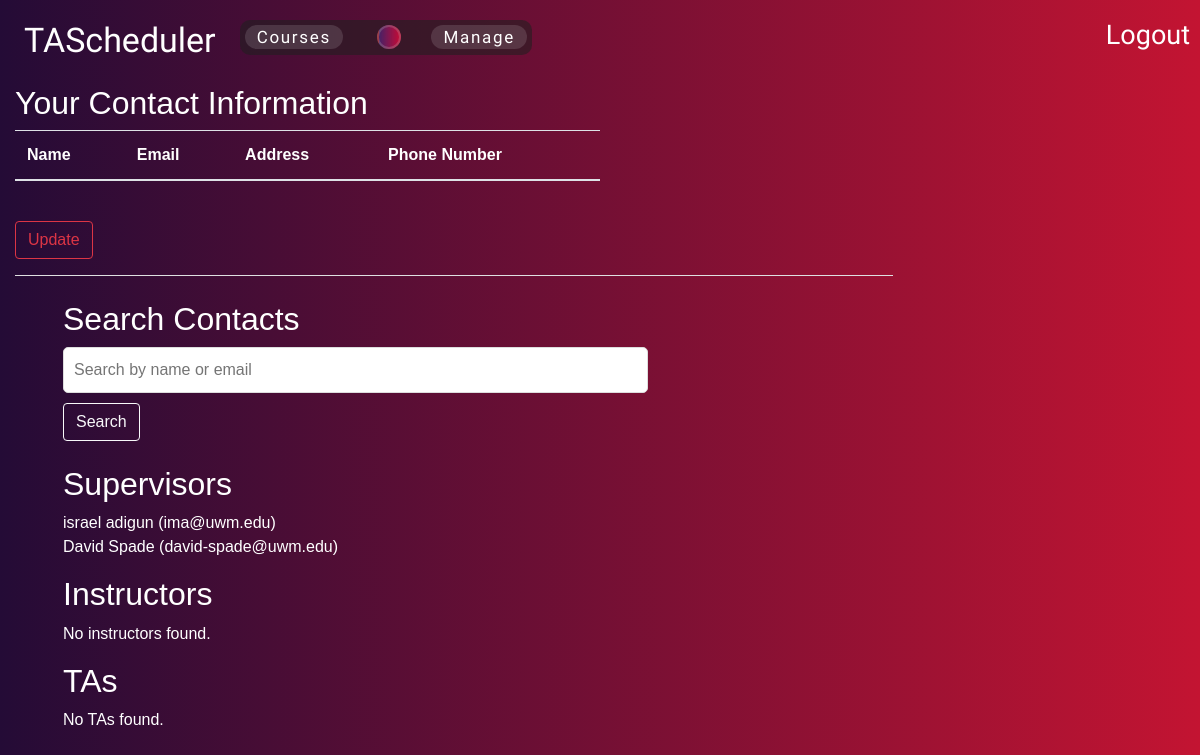
The page /contact-info/ on the database as committed earlier.
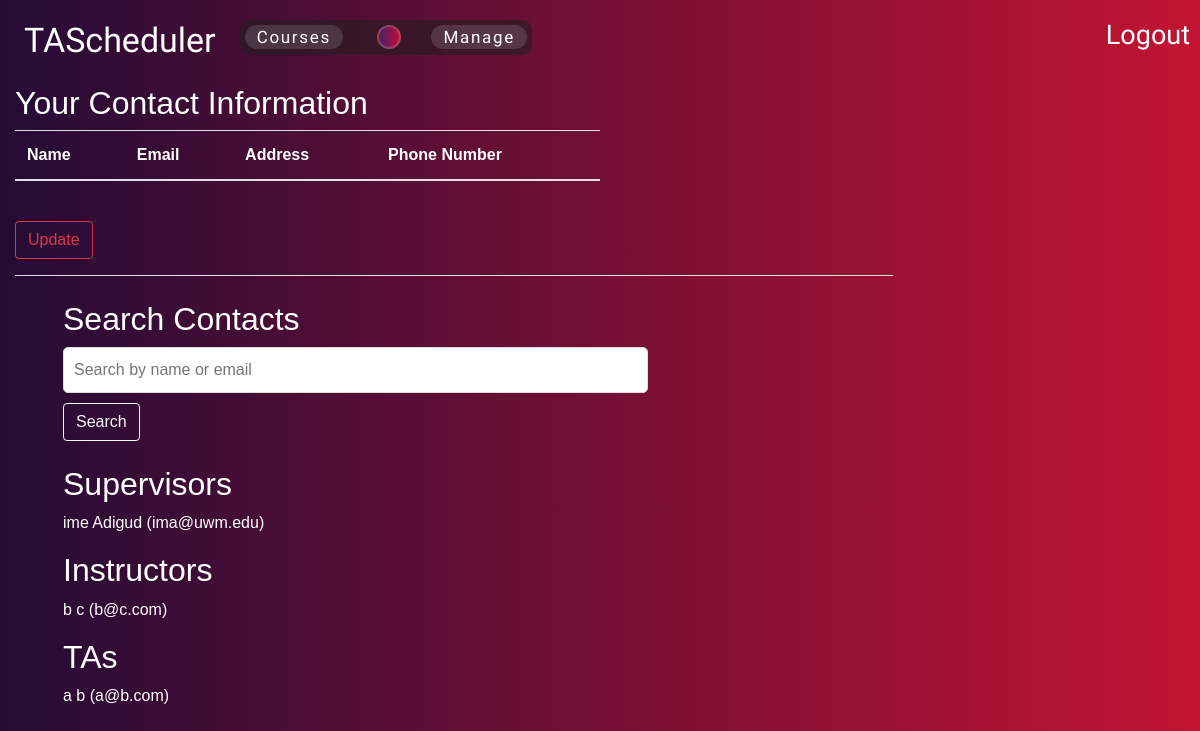
The same page on the database as committed later.
### TAScheduler/models.py (models this page shows, shortened)
class Supervisor(models.Model):
    user = models.OneToOneField(User, to_field="email", on_delete=models.CASCADE)
    admin_dept = models.CharField(max_length=100)
    class Meta:
        verbose_name = "Supervisor"
        verbose_name_plural = "Supervisors"
        permissions = [
            ("create_courses", "Can create courses"),
            ("create_accounts", "Can create user accounts"),
            ("delete_accounts", "Can delete user accounts"),
            ("edit_accounts", "Can edit user accounts"),
            ("assign_instructors", "Can assign instructors to courses"),
            ("assign_tas", "Can assign TAs to courses and labs"),
            ("access_all_data", "Can access all system data"),
            ("send_notifications", "Can send notifications to users"),
        ]

class User(AbstractUser):
    email = models.EmailField(unique=True)
    fname = models.CharField(max_length=50, verbose_name="First Name")
    lname = models.CharField(max_length=50, verbose_name="Last Name")
    address = models.CharField(max_length=50)
    phone_number = models.CharField(max_length=15, blank=True, null=True, verbose_name="Phone Number")
    username = None
    USERNAME_FIELD = 'email'
    REQUIRED_FIELDS = ['fname', 'lname']
    objects = UserManager()  # Use the custom manager

class Instructor(models.Model):
    user = models.ForeignKey(User, to_field='email',on_delete=models.CASCADE)
    instructor_dept = models.CharField(max_length=100)
    class Meta:
        verbose_name = "Instructor"
        verbose_name_plural = "Instructors"
        permissions = [
            ("edit_contact_info", "Can edit own contact information"),
            ("view_course_assignments", "Can view course assignments"),
            ("view_ta_assignments", "Can view TA assignments"),
            ("assign_tas_to_labs", "Can assign TAs to specific lab sections"),
            ("send_notifications", "Can send notifications to TAs"),
            ("view_public_contact_info", "Can read public contact information of all users"),
        ]

class TA(models.Model):
    user = models.ForeignKey(User, to_field='email',on_delete=models.CASCADE)
    ta_dept = models.CharField(max_length=100)
    class Meta:
        verbose_name = "TA"
        verbose_name_plural = "TAs"
        permissions = [
            ("edit_contact_info", "Can edit own contact information"),
            ("view_ta_assignments", "Can view TA assignments"),
            ("view_public_contact_info", "Can read public contact information of all users"),
        ]

### TAScheduler/views.py (the view, shortened to what this page needs)
# urls.py: path("contact-info/", ContactInfoView.as_view(), name="contact-info"),
class ContactInfoView(View):
    def get(self, request):
        current_user = request.user
        search_query = request.GET.get('search', '').strip()
        def search_users(model):
            if ' ' in search_query:
                first_name, last_name = search_query.split(' ', 1)
                return model.objects.filter(
                    Q(user__fname__icontains=first_name) &
                    Q(user__lname__icontains=last_name)
                )
            else:
                return model.objects.filter(
                    Q(user__fname__icontains=search_query) |
                    Q(user__lname__icontains=search_query) |
                    Q(user__email__icontains=search_query)
                )
        supervisors = search_users(Supervisor)
        instructors = search_users(Instructor)
        tas = search_users(TA)
        return render(request, 'contact_info_page.html', {
            'current_user': current_user,
            'supervisors': supervisors,
            'instructors': instructors,
            'tas': tas,
            'role':'Supervisor',
            'search_query': search_query,
        })

### templates/contact_info_page.html (shortened to what this page needs)
{% extends 'base.html' %}
{% block content %}
<div class="container-fluid my-4 text-white">
    <h2>Your Contact Information</h2>
    <table class="table text-white w-50">
        <thead>
          <tr>
            <th scope="col">Name</th>
            <th scope="col">Email</th>
            <th scope="col">Address</th>
            <th scope="col">Phone Number</th>
          </tr>
        </thead>
        <tbody>
          <tr>
            <th scope="row">{{ current_user.fname }} {{ current_user.lname }}</th>
            <td>{{ current_user.email }}</td>
            <td>{{ current_user.address }}</td>
            <td>{{ current_user.phone_number }}</td>
          </tr>
        </tbody>
      </table>
<button id="showUpdateFormBtn" class="btn btn-outline-danger">Update</button>
<hr class="bg-light w-75">
<div class="w-50 my-4 mx-5">
    <h2>Search Contacts</h2>
<form method="GET">
    <input type="text" name="search" placeholder="Search by name or email"value="{{ search_query }}">
    <button type="submit" class="btn btn-outline-light">Search</button>
</form>
<br>
<h2>Supervisors</h2>
<ul>
    {% for supervisor in supervisors %}
        <li>{{ supervisor.user.fname }} {{ supervisor.user.lname }} ({{ supervisor.user.email }})</li>
    {% empty %}
        <li>No supervisors found.</li>
    {% endfor %}
</ul>
<h2>Instructors</h2>
<ul>
    {% for instructor in instructors %}
        <li>{{ instructor.user.fname }} {{ instructor.user.lname }} ({{ instructor.user.email }})</li>
    {% empty %}
        <li>No instructors found.</li>
    {% endfor %}
</ul>
<h2>TAs</h2>
<ul>
    {% for ta in tas %}
        <li>{{ ta.user.fname }} {{ ta.user.lname }} ({{ ta.user.email }})</li>
    {% empty %}
        <li>No TAs found.</li>
    {% endfor %}
</ul>
</div>
</div>
{% endblock %}

### templates/base.html (shortened to what this page needs)
{% load static %}
<!DOCTYPE html>
<html lang="en">
  <head>
    <link rel="stylesheet" href="https://stackpath.bootstrapcdn.com/bootstrap/4.3.1/css/bootstrap.min.css"/>
    <link rel="stylesheet" href="{% static "css/styles.css" %}">
  </head>
  <body>
  <div class="custom-container">
    <div>
      {% include "partials/_navbar.html" %}
    {% block content %} {% endblock %}
    </div>
  </div>
  </body>
</html>

### templates/partials/_navbar.html (shortened to what this page needs)
<nav class="custom-nav">
    <div class="menu-navbar">
        <div class="app-title text-white mx-4"><a href="/">TAScheduler</a></div>
        <div class="nav-g">
            {% if role and role == "Supervisor" %}
                <a href="/courses_supervisor" class="nav-btn {% if request.resolver_match.url_name == 'courses-supervisor' %}btn-grad4{% endif %}">Courses</a>
            {% else %}
                <a href="/courses_other" class="nav-btn {% if request.resolver_match.url_name == 'courses' %}btn-grad4{% endif %}">Courses</a>
            {% endif %}
            <a href="/contact-info" class="nav-btn {% if request.resolver_match.url_name == 'contact-info' %}btn-grad4{% endif %}">{{user.email}}</a>
            {% if role and role == "Supervisor" %}
                <a href="{% url 'account-management' %}" class="nav-btn {% if request.resolver_match.url_name == 'account-management' %}btn-grad4{% endif %}">Manage</a>
            {% endif %}
        </div>
    </div>
    <div class="logout-component">
        <form id="logout_form" action="{% url 'logout' %}" method="POST">
            <button id="logout_btn">Logout</button>
        </form>
    </div>
</nav>

### TAScheduler/static/css/styles.css (style rules this page uses)
.custom-nav { display: flex; align-items: end; z-index: 10; position: sticky; top: 3px; margin-top: 15px; }
.custom-nav .menu-navbar { display: flex; align-items: center; justify-content: center; }
.custom-nav .app-title { font-family: "Sofia"; font-size: 34px; max-height: 45px; }
.custom-nav .app-title a { text-decoration: none; color: inherit; }
.custom-nav .nav-g { padding: 5px 0; border-radius: 10px; background: rgba(32, 32, 32, 0.555); }
.custom-nav .nav-g .nav-btn { color: white; text-decoration: none; margin: 0 15px; font-family: "Teko"; padding: 0px 10px; text-align: center; border-radius: 40px; font-size: 17px; border: 2px solid transparent; letter-spacing: 0.1em; background: rgba(251, 251, 251, 0.13); }
.custom-nav .nav-g .nav-btn:first-child { margin-left: 5px; }
.custom-nav .nav-g .nav-btn:last-child { margin-right: 5px; }
.custom-nav .nav-g .btn-grad4 { position: relative; background-image: linear-gradient(to right, rgba(69, 18, 169, 0.4901960784) 0%, #e3093c 51%, rgba(176, 14, 27, 0.8431372549) 100%); text-align: center; transition: 0.5s ease all; background-size: 200% auto; border-color: rgba(209, 199, 199, 0.307); color: rgb(255, 255, 255); border-radius: 40px; opacity: 0.8; animation-name: do-sumn; animation-duration: 0.4s; animation-fill-mode: backwards; animation-timing-function: ease-in-out; animation-iteration-count: 1; }
.custom-nav .logout-component form { margin: 0 10px 0 0px; border: none; position: absolute; right: 0px; top: 0; }
.custom-nav .logout-component form button { background: transparent; border: none; color: rgb(255, 255, 255); font-size: 27px; font-family: "Sofia"; position: relative; }
.custom-nav .logout-component form button::after { content: ""; position: absolute; bottom: 2px; left: -4px; width: 0%; transition: ease-out 0.2s all; height: 2px; background-color: rgb(64, 62, 62); }
* { padding: 0; margin: 0; box-sizing: border-box; }
html, body { width: 100%; height: 100%; margin: 0; padding: 0; overflow-x: hidden; overflow-y: hidden; position: relative; }
body { font-family: sans-serif, "Lucida Sans"; background: #c31432; background: linear-gradient(to right, #240b36, #c31432); background-repeat: no-repeat; height: 100vh; }
ul { list-style: none; }
input, select { width: 100%; padding: 10px; margin-bottom: 10px; border: 1px solid #ddd; border-radius: 5px; }
.custom-container { height: 100vh; overflow-y: scroll; }

Rows that differ between the two databases and show on the page:
removed Supervisor: user.fname "David", user.lname "Spade", user.email "david-spade@uwm.edu"
changed Supervisor "ima@uwm.edu": user.fname "israel" → "ime"; user.lname "adigun" → "Adigud"
added Instructor: user.fname "b", user.lname "c", user.email "b@c.com"
added TA: user.fname "a", user.lname "b", user.email "a@b.com"
Other text that changed with them:
text no longer shown: "No instructors found. No TAs found."
